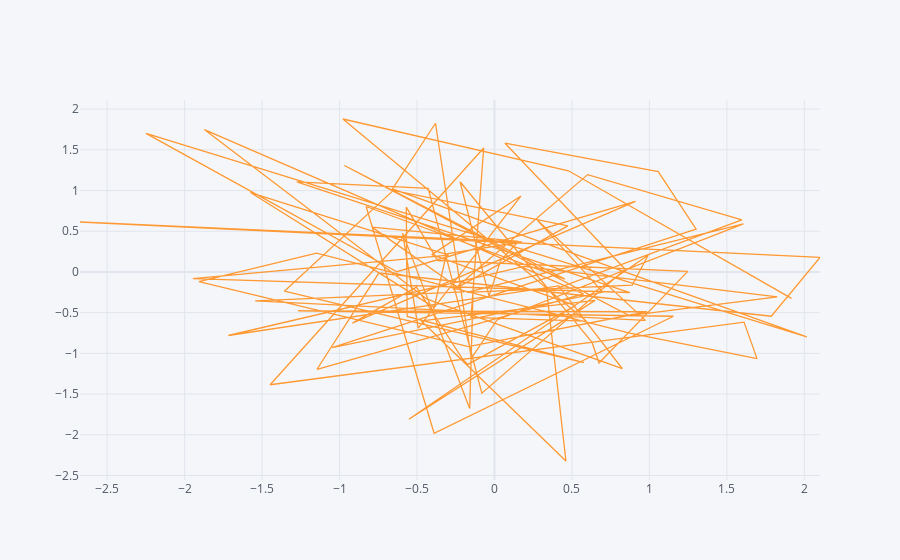

The notebook cell this image was saved under:
### Code cell
df.iplot(kind="scatter", x='A', y='B')
